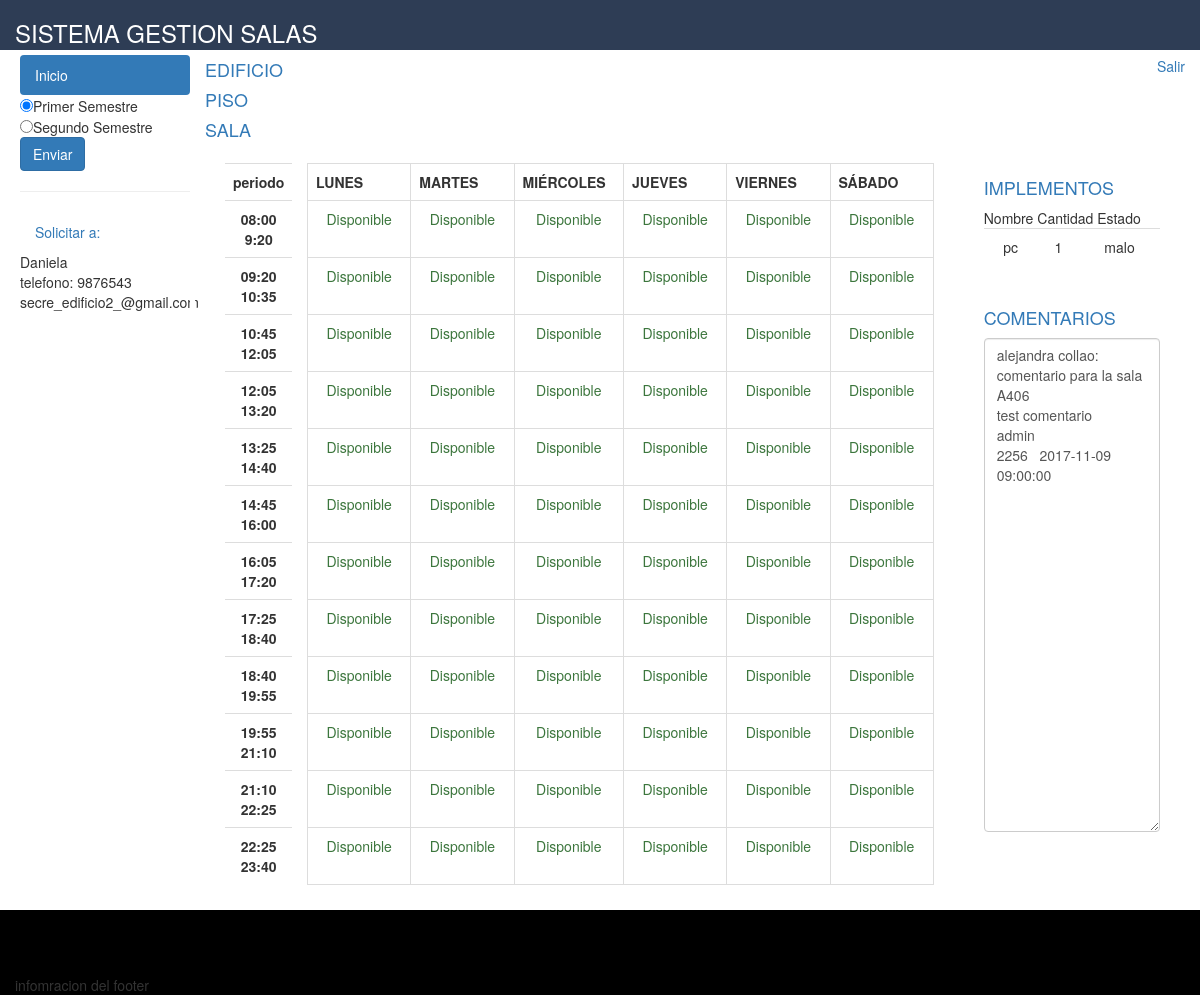
Screenshot of /vistaprofe.php?id=A406 (signed in) with the database file from the repository.
### tables this page shows
CREATE TABLE `implemento` (
  `CODIM` int(20) NOT NULL,
  `TIPOIMPLE` varchar(30) NOT NULL,
  `CANTIDAD` int(20) NOT NULL,
  `ESTADO` varchar(10) NOT NULL,
  `CODSALA` varchar(20) NOT NULL
);

CREATE TABLE `comentario` (
  `CODCOM` int(20) NOT NULL,
  `FECHACOM` date NOT NULL,
  `HORA` time NOT NULL,
  `RUT` char(9) NOT NULL,
  `CODSALA` varchar(6) NOT NULL,
  `COMENTARIO` text NOT NULL
);

CREATE TABLE `usuario` (
  `RUT` char(8) NOT NULL,
  `DV` varchar(1) NOT NULL,
  `PASS` varchar(20) NOT NULL,
  `NOMBRE` varchar(20) NOT NULL,
  `CORREO` varchar(50) NOT NULL,
  `TELEFONO` int(10) NOT NULL,
  `TIPOUSUARIO` varchar(20) NOT NULL,
  `CODPISO` varchar(20) NOT NULL,
  `CODED` varchar(6) DEFAULT NULL
);

### proceso.php (called while the page is built, shortened)
<?php
$semestre=$_REQUEST['semestre'];
  function selecdia ($DIA,$PERIODO,$varaibe,$semestre){
 include "conec.php";
 $sql=("SELECT NOMBRE,DIA,PERIODO,RAMO,SOL.CODSALA,SEMESTRE
 FROM USUARIO U JOIN SOLICITUD SOL ON U.RUT=SOL.RUT
  LEFT JOIN SALA S ON S.CODSALA=SOL.CODSALA
AND DIA=? AND PERIODO=?
 WHERE S.CODSALA='$varaibe' AND SEMESTRE='$semestre'" );
  $smt=$conn->prepare($sql);
    $smt->bindParam(1,$PERIODO);
  $smt->bindParam(2,$DIA);
  $smt->execute();
  $resultado=$smt->fetchall ();
 return $resultado;
 }
$datos=array();
for ($i=0; $i < 6; $i++) {
  $datos['PERIODO1'][$i]=selecdia(1,$i+1,$varaibe,$semestre);
}
for ($i=0; $i < 6; $i++) {
  $datos['PERIODO2'][$i]=selecdia(2,$i+1,$varaibe,$semestre);
}
for ($i=0; $i < 6; $i++) {
  $datos['PERIODO3'][$i]=selecdia(3,$i+1,$varaibe,$semestre);
}
for ($i=0; $i < 6; $i++) {
  $datos['PERIODO4'][$i]=selecdia(4,$i+1,$varaibe,$semestre);
}
for ($i=0; $i < 6; $i++) {
  $datos['PERIODO5'][$i]=selecdia(5,$i+1,$varaibe,$semestre);
}
for ($i=0; $i < 6; $i++) {
  $datos['PERIODO6'][$i]=selecdia(6,$i+1,$varaibe,$semestre);
}
for ($i=0; $i < 6; $i++) {
  $datos['PERIODO7'][$i]=selecdia(7,$i+1,$varaibe,$semestre);
}
for ($i=0; $i < 6; $i++) {
  $datos['PERIODO8'][$i]=selecdia(8,$i+1,$varaibe,$semestre);
}
for ($i=0; $i < 6; $i++) {
  $datos['PERIODO9'][$i]=selecdia(9,$i+1,$varaibe,$semestre);
}
for ($i=0; $i < 6; $i++) {
  $datos['PERIODO10'][$i]=selecdia(10,$i+1,$varaibe,$semestre);
}
for ($i=0; $i < 6; $i++) {
  $datos['PERIODO11'][$i]=selecdia(11,$i+1,$varaibe,$semestre);
}
for ($i=0; $i < 6; $i++) {
  $datos['PERIODO12'][$i]=selecdia(12,$i+1,$varaibe,$semestre);
}
 ?>

### vistaprofe.php (the view, shortened to what this page needs)
<?php
$varaibe=$_REQUEST['id'];
 ?>
<!DOCTYPE html>
 <html>
 <head>
  <link rel="stylesheet" type="text/css" href="css/bootstrap.css">
<?php include('proceso.php');  ?>
<div class="col-md-12 "  style="background-color: #2E3D55;  height:50px;" >
  <div class="left" > <font color="white"><h3>SISTEMA GESTION SALAS</h3></font></div>
<a href="Loginsession/cerrar_session.php" class="pull-right">Salir</a>
</div>
<div class="row">
    <div class="col-md-4 col-lg-2 vcenter">
        <div style="height:30em;border:5px solid #FFF">
<div class="btn-group-vertical " style="border:0px solid #fff" >
<div class="container" style="width: 200px" >
  <ul class="nav nav-pills nav-stacked" role="tablist">
    <li class="active"><a href=inicioprofe.php>Inicio</a></li>
   <form action="<?php echo $_SERVER['proceso.php'] ?>"   method="POST" enctype="multipart/form-data" accept-charset="utf-8">
        <input type="radio" name="semestre" value="1" checked value="1">Primer Semestre<br>
        <input type="radio" name="semestre" value="2" >Segundo Semestre<br>
      <input type="submit" value="Enviar" class="btn btn-primary" ><hr/>
      </form>
     <li><a>Solicitar a:</a></li>
</div>
</div>
 </div>
 </div>
<div class="col-md-4 col-lg-5 vcenter" >
        <div style="height:7em;">
         <h4 ><p class="text-primary">EDIFICIO<?php ?>
<h4 ><p class="text-primary">PISO<?php  ?></p></h4></p></h4> <h4 ><p class="text-primary">SALA<?php ?></p></h4>
        </div></div>
<div class="col-md-4 col-lg-10 vcenter" style="border:5px solid #fff">
        <div style="height:20em">
         <div class="container-fluid">
         <div class="row">
          <div class="col-md-1 " style="background:   #fff ;">
<table class='table table-border'  border="0.5" >
            <th style="width:15%">periodo</th>
            <tr>
              <th class="text-center" WIDTH="50" HEIGHT="50">08:00<br>9:20</th>
           </tr><tr>
              <th class="text-center" WIDTH="50" HEIGHT="50">09:20<br>10:35</th>
           </tr><tr>
              <th class="text-center" WIDTH="50" HEIGHT="50">10:45<br>12:05</th>
           </tr><tr>
              <th class="text-center" WIDTH="50" HEIGHT="50">12:05<br>13:20</th>
           </tr><tr>
              <th class="text-center" WIDTH="50" HEIGHT="50">13:25<br>14:40</th>
           </tr><tr>
              <th class="text-center" WIDTH="50" HEIGHT="50">14:45<br>16:00</th>
           </tr><tr>
              <th class="text-center" WIDTH="50" HEIGHT="50">16:05<br>17:20</th>
           </tr><tr>
              <th class="text-center" WIDTH="50" HEIGHT="50">17:25<br>18:40</th>
           </tr><tr>
              <th class="text-center" WIDTH="50" HEIGHT="50">18:40<br>19:55</th>
           </tr><tr>
              <th class="text-center" WIDTH="50" HEIGHT="50">19:55<br>21:10</th>
           </tr><tr>
              <th class="text-center" WIDTH="50" HEIGHT="50">21:10<br>22:25</th>
           </tr><tr>
              <th class="text-center" WIDTH="50" HEIGHT="50">22:25<br>23:40</th>
           </tr>
          </table>
          </div>
<div class="col-md-8 " style="background:   #fff ;">
 <table class="table table-bordered" border="1" >
                    <th style="width:15%"> LUNES</th>
                    <th style="width:15%"> MARTES</th>
                    <th style="width:15%"> MIÉRCOLES</th>
                    <th style="width:15%"> JUEVES</th>
                    <th style="width:15%"> VIERNES</th>
                    <th style="width:15%"> SÁBADO</th>
            <?php foreach ($datos as $key => $value): ?>
                                <tr >
                            <?php foreach ($value as $key => $periodo): ?>
                             <td  class="text-center"  HEIGHT="57">
                                        <?php if (!empty($periodo)) {
                                      echo $periodo[0]['NOMBRE'].'<br>'.$periodo[0]['RAMO'];
                                        }else{
                                          echo "
                                                <p class='text-success'>Disponible</p>
                                          " ;
                                        }
                                         ?>
                                </td>
                            <?php endforeach ?>
                            </tr>
                        <?php endforeach ?>
        </table>
</div>
<div class="col-md-3 " style="background: #fff ;">
  <div class="container-fluid">
         <div class="row">
<div class="col-md-12 " ;" style="border:5px solid #fff" >
<div>
  <h4 ><p class="text-primary">IMPLEMENTOS</p></h4>
  <th>Nombre</th>
  <th>Cantidad</th>
  <th>Estado</th>
  <?php
include "conec.php";
  $sql=( "SELECT ESTADO,CANTIDAD,TIPOIMPLE,S.CODSALA
        FROM  SALA S JOIN IMPLEMENTO I ON I.CODSALA=S.CODSALA
 WHERE S.CODSALA='".$_REQUEST['id']."'");
  $smt=$conn->prepare($sql);
  $smt->execute();
  $resultado=$smt->fetchall();
$var= count ($resultado);
  for ($i=0; $i < $var; $i++) {
      echo "<table class='table table-border' style='border:1px ' >
       <tr>
       <span style='cursor: pointer;'>
                     <td class='text-center'  HEIGHT='40'> ".$resultado[$i]['TIPOIMPLE']."</td>
                    <td class='text-center'  HEIGHT='40'>".$resultado[$i]['CANTIDAD']."</td>
                    <td class='text-center'  HEIGHT='40'>".$resultado[$i]['ESTADO']."</td>
        </span>
</th></tr>
      </table>";
    }
 ?>
</div>
</div>
         </div>
         </div>
<div class="container-fluid">
         <div class="row">
<div class="col-md-12 " ;" style="border:5px solid #fff" >
  <div>
    <h4><p class="text-primary">COMENTARIOS</p></h4>
</div>
<?php
include "conec.php";
  $sql=( "SELECT COMENTARIO,HORA,FECHACOM,NOMBRE
FROM SALA S JOIN COMENTARIO C  ON C.CODSALA=S.CODSALA
  JOIN USUARIO U ON C.RUT=U.RUT
WHERE S.CODSALA='".$_REQUEST['id']."' ORDER BY FECHACOM ");
  $smt=$conn->prepare($sql);
  $smt->execute();
  $resultado=$smt->fetchall();
$var= count ($resultado);
 ?>
  <?php
 echo "<textarea class='form-control' rows='24'>";
  for ($i=0; $i <$var ; $i++) {
echo  $resultado[$i]['NOMBRE'].":  "
.$resultado[$i]['COMENTARIO']."   ".$resultado[$i]['FECHACOM']."  ".$resultado[$i]['HORA']."    ";
    }
   echo "</textarea>";
 ?>
 </div>
         </div>
         </div>
</div>
</div>
</div>
</div>
</div>
</div>
 </body>
 <footer>
<div class="container-fluid">
         <div class="row">
<div class="col-md-12 " ;" style="background:#000000;">
<div style="width: 100%; height:65px ;"></div>infomracion del footer</div>
</div>
</div>
 </footer>
 </html>

### rows the page displays
implemento: TIPOIMPLE "pc", CANTIDAD "1", ESTADO "malo"
comentario: RUT+COMENTARIO+FECHACOM "alejandra collao: comentario para la sala A406 test comentario admin 2256 2017-11-09 09:00:00"
